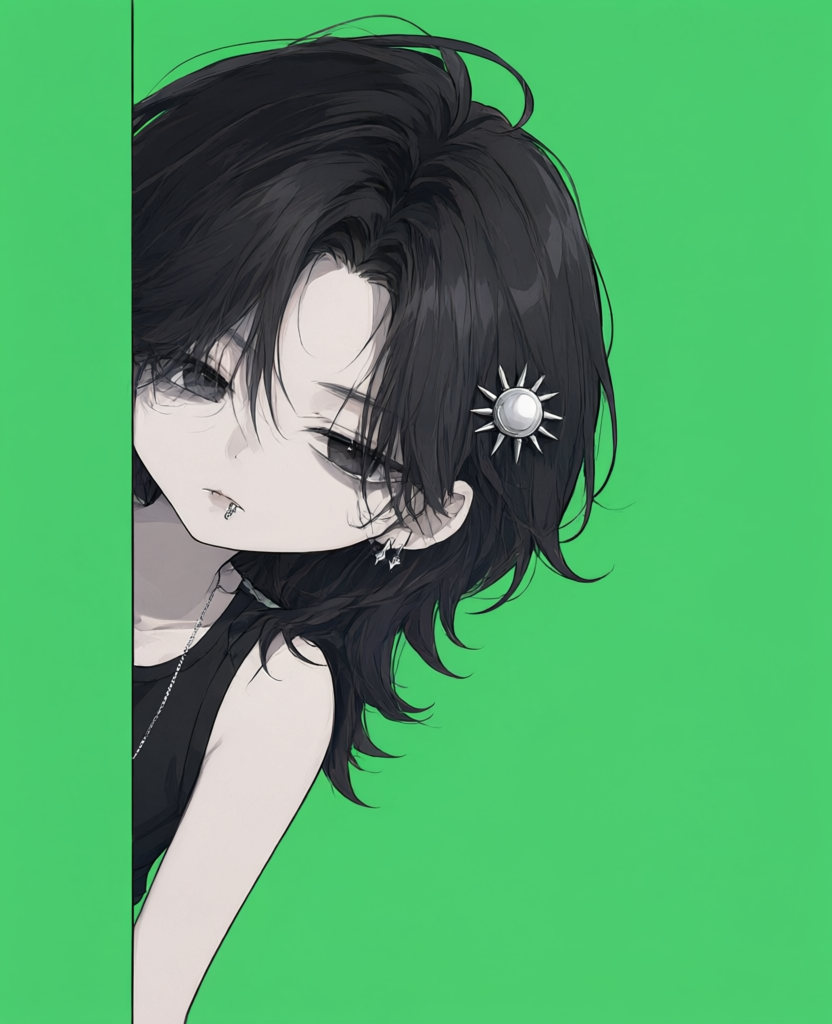
#> input picture tools/raw/frame.dockLeft.png, 832 x 1024 px
$ python -i prepare_frames.py   (imports and definitions only)
#> lines starting #> are read from the running program, lines starting #| are printed output that depends on the picture; after the words box and inside, x2 and y2 are one past the last pixel; in counts of white or black regions, pixels touching at a corner belong together
#> further down, picture is the input picture: PIL image 832x1024 RGB; mean R, G, B 82, 163, 105.5
"""Key out green-screen raw frames and normalize them into transparent assets.

New frames are fitted to the same character layout as the original split
frames: character 540px tall, 24px top margin, horizontally centered, on a
588px-tall canvas. This keeps expression switches from visually jumping.
"""

from pathlib import Path

from PIL import Image, ImageFilter

ROOT = Path(__file__).resolve().parent.parent
RAW_DIR = ROOT / "tools" / "raw"
ASSET_DIR = ROOT / "assets"
CANVAS_H = 588
CHAR_HEIGHT = 540
TOP_MARGIN = 24
MIN_CANVAS_W = 315

FRAMES = [
    "reactDizzy",
    "reactAngry",
    "reactEmbarrassed",
    "reactStretch",
    "reactSad",
    "idleLookLeft",
    "idleLookRight",
    "walkA",
    "walkB",
    "walkC",
    "walkD",
    "walkE",
    "walkF",
    "reactDance",
]


def key_out_green(image: Image.Image) -> Image.Image:
    rgba = image.convert("RGBA")
    pixels = rgba.load()
    width, height = rgba.size
#> width = 832; height = 1024
    for y in range(height):
        for x in range(width):
            r, g, b, a = pixels[x, y]
            if g > r + 30 and g > b + 30 and g > 110:
                pixels[x, y] = (r, g, b, 0)
    alpha = rgba.getchannel("A")
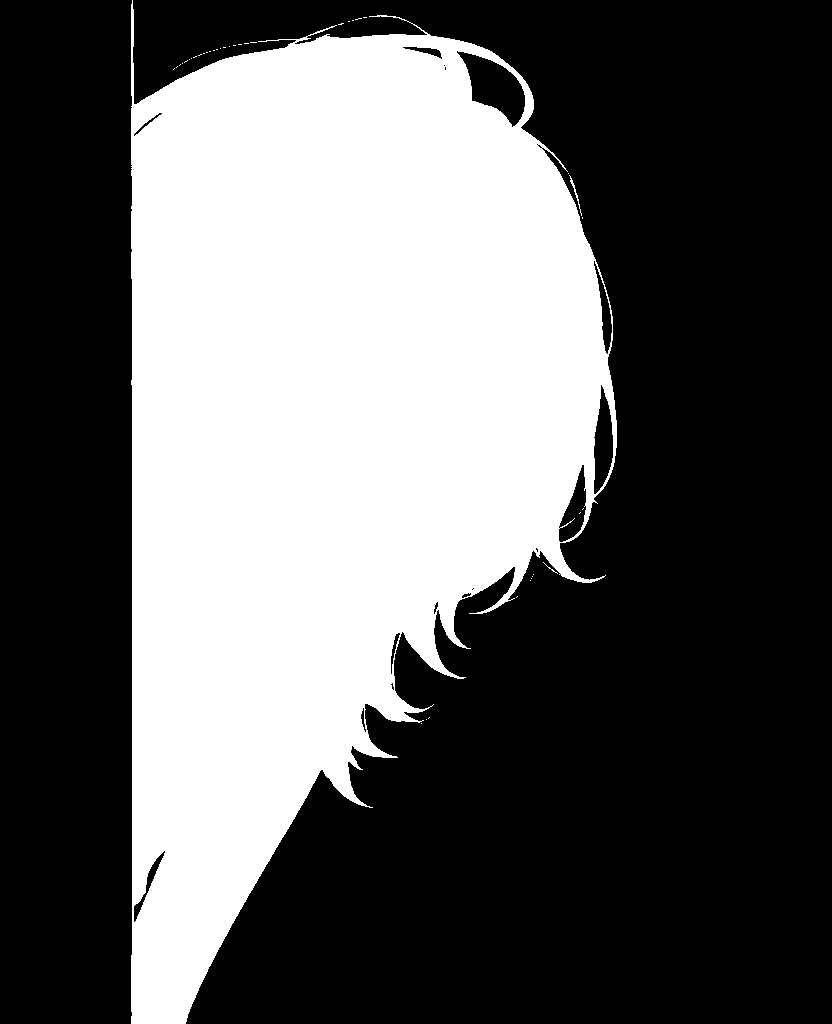
#> alpha: PIL image 832x1024 L; 37.1% white; 41 white regions (39 under 20 px), largest, box (x1, y1, x2, y2) and area: (131, 0, 617, 1024) 315714, (569, 175, 582, 216) 65
    alpha = alpha.filter(ImageFilter.GaussianBlur(1.2))
    rgba.putalpha(alpha)
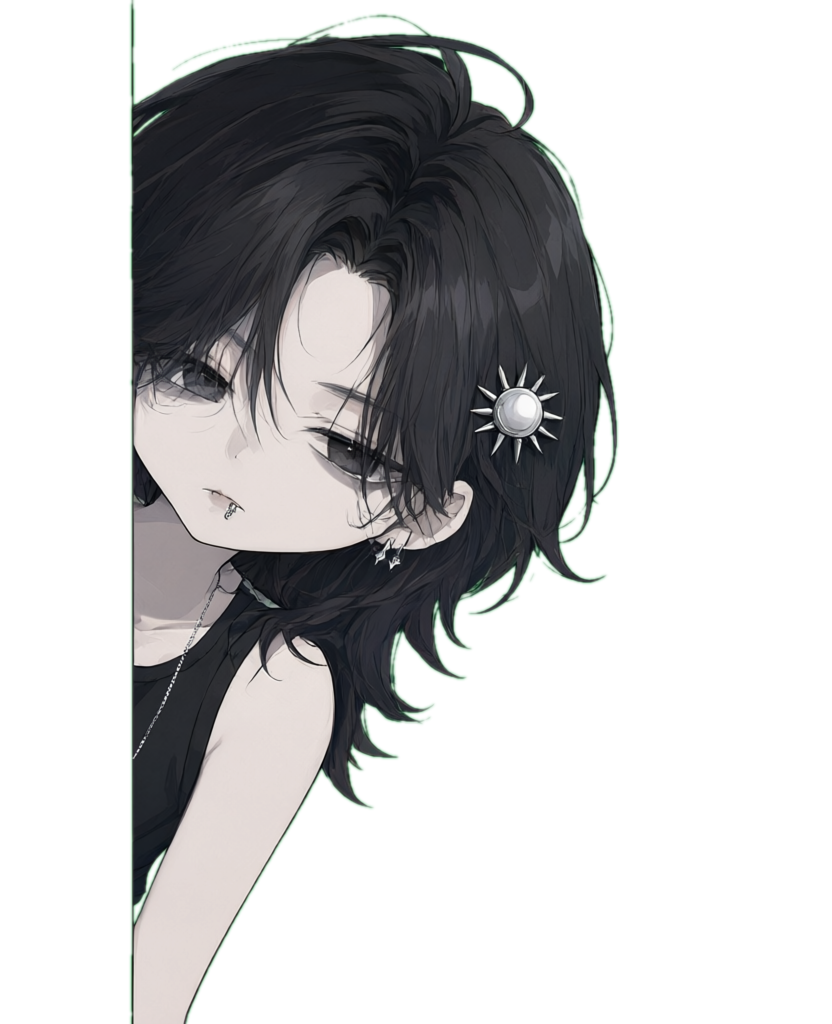
#> rgba: PIL image 832x1024 RGBA; mean R, G, B, A 82, 163, 105.5, 94.5; transparent parts drawn white
    return rgba


# [45 lines left out: functions trim_and_center, alpha_ratio, main, not called in this run]


# [2 lines not run here, left out]

>>> from PIL import Image
>>> picture = Image.open('raw/frame.dockLeft.png')
>>> result = key_out_green(picture)
